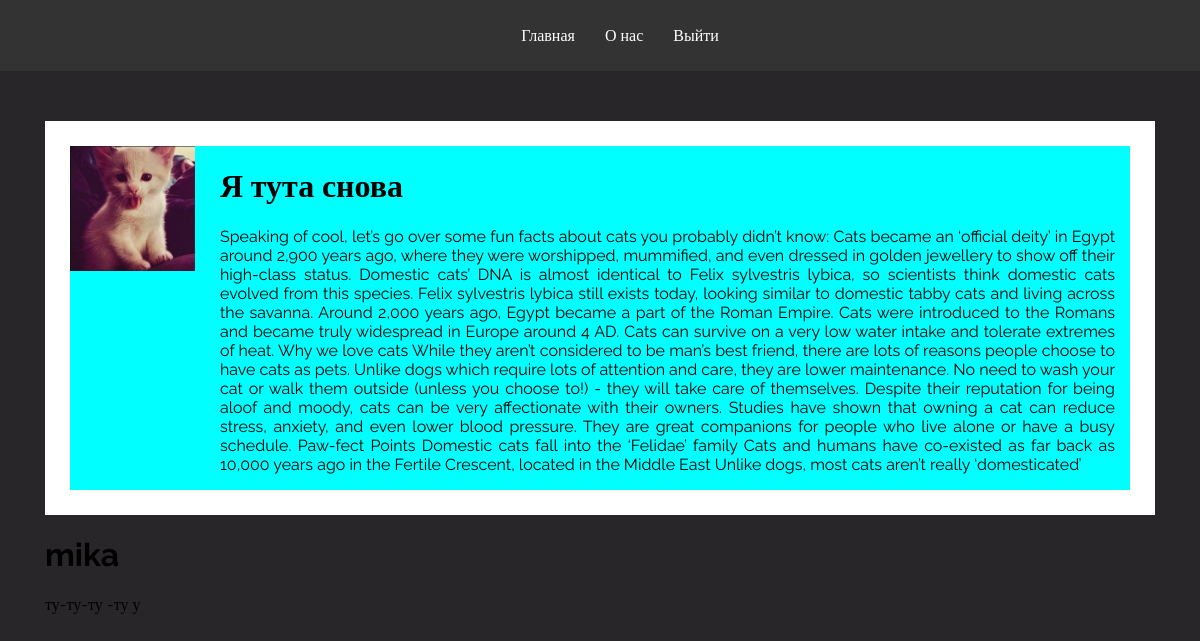
/2/ (signed in), run on the app's committed database.
### main/models.py (models this page shows, shortened)
class Post(models.Model):
    title = models.CharField('Заголовок',max_length=50)
    description = models.TextField('Описание')
    img = models.ImageField('Изображение',upload_to='media/%d',null=True,blank=True)
    data = models.DateTimeField(auto_now_add=True)
    class Meta:
        verbose_name = 'Пост'
        verbose_name_plural = 'Посты'

class Comment(models.Model):
    author = models.ForeignKey(User,on_delete=models.CASCADE)
    title = models.TextField()
    img = models.ImageField('Изображение',upload_to='media/%d',null=True,blank=True)
    data = models.DateTimeField(auto_now_add=True)
    post = models.ForeignKey(Post,on_delete=models.CASCADE,null=True,related_name='comments')
    class Meta:
        verbose_name = 'Комментарий'
        verbose_name_plural = 'Комментарии'

### main/views.py (the view)
# urls.py: path('<int:pk>/',views.post_detail,name='post_detail'),
def post_detail(request,pk):
    post = get_object_or_404(Post,pk=pk)
    comments = post.comments.all()
    return render(request,'main/post_detail.html',{'post':post,'comments':comments})

### main/templates/main/post_detail.html (shortened to what this page needs)
{% extends 'main/base.html'%}
{% block content%}
    <div class="container">
        <div class="hero_content">
            <div class="wrapper">
                <div class="wrapper-content">
                    <div class="left_wrap">
                        <img src="{{post.img.url}}" alt="#">
                    </div>
                    <div class="right_wrap" id="text">
                        <h1>
                            {{post.title}}
                        </h1>
                        <p class='description'>
                            {{post.description}}
                    </div>
                </div>
            </div>
        </div>
            {%for comment in comments%}
                <h1>{{comment.author}}</h1>
                <p>{{comment.title}}</p>
            {%endfor%}
    </div>
{% endblock %}

### static/main/css/style.css (style rules this page uses)
body { background-color: #282629; margin: auto; font-family: "Raleway", serif; list-style: none; }
.container { max-width: 1110px; margin: 0 auto; }
img { width: 125px; height: 125px; }
.hero_content { margin-top: 50px; padding: 25px; background-color: #ffffff; }
.wrapper-content { display: flex; background-color: aqua; gap: 25px; }
.description { text-align: justify; hyphens: auto; }
.right_wrap { padding: 0px 15px 0px 0px; }

### data on the page
Post: img (picture), title "Я тута снова", description "Speaking of cool, let’s go over some fun facts about cats you probably didn’t know: Cats became an ‘official deity’ in Egypt around 2,900 years ago, where they were worshipped, mummified, and even dressed in golden jewellery to show off their high-class status. Domestic cats’ DNA is almost identical to Felix sylvestris lybica, so scientists think domestic cats evolved from this species. Felix sylvestris lybica still exists today, looking similar to domestic tabby cats and living across the savanna. Around 2,000 years ago, Egypt became a part of the Roman Empire. Cats were introduced to the Romans and became truly widespread in Europe around 4 AD. Cats can survive on a very low water intake…"
Comment: author "mika", title "ту-ту-ту -ту у"
